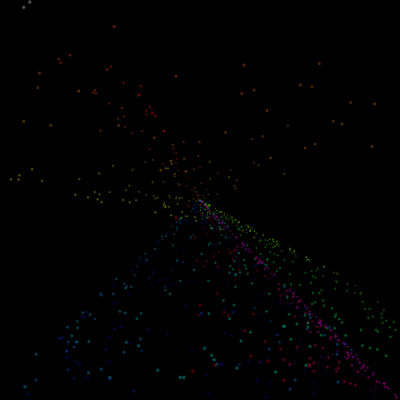
Frame 1 (no input)
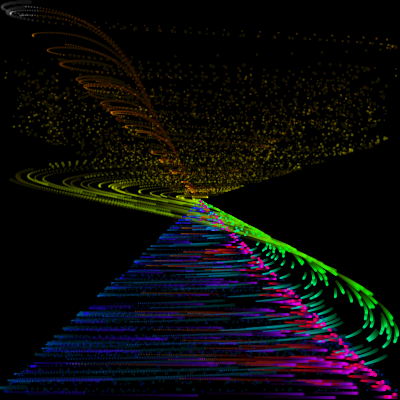
Frame 60 (the mouse pressed at the canvas centre just before this capture)
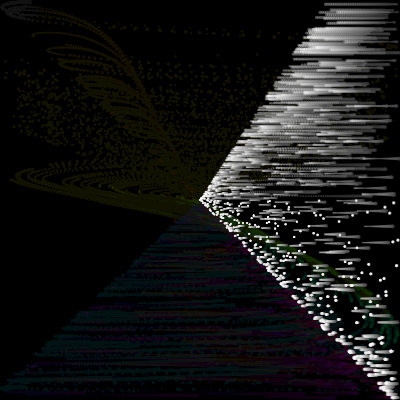
Frame 120 (the mouse held since frame 60 and released just before this capture)

The Processing sketch that drew these frames (run headless with seeded random() and noise(); from frame 60 on, the mouse is pressed at the canvas centre):

// Processing sketch: processing_14031
// ── processing_14031.pde

ArrayList points;
float t = 0;
float dt0 = 0.003;
float dt = dt0;
int rows = 30;
int mode = 0;

class Point {
  float r, a;
  float x, y;
  float d;
  
  Point(int n) {
    //x = map(n / rows, 0, rows, -1, 1) ;
    //y = map(n % rows, 0, rows, -1, 1);
    r = random(0, 1);
    a = random(0, 2 * PI);

    d = 0;
  }
  
  void draw() {
    //float xx = map(x*cos(y*t - cos(t*x)), -1, 1, 0, width);
    //float yy = map(y*cos(x*t - cos(t*y)), -1, 1, 0, height);
    
    calcxy();
    float xx = map(
      x
      , -1, 1, 0, width);
    float yy = map(
      y
      , -1, 1, 0, height);
    d = 1.5 + 2 * r * abs(cos(a + 10 * t));
    
    float col = 0;
    if (dist(mouseX, mouseY, xx, yy) < 40)
      col = 0;
    else
      col = dist(width / 2, height / 2, mouseX, mouseY) / dist(width / 2, height / 2, width, height);
    
    fill((a + 3 * t) % (2 * PI),
      col,
      1,
      0.3
    );
    
    ellipse(xx, yy, d, d);
    //set((int) xx, (int) yy, color(0, 0, 1, 0.1));
  }
  
  void calcxy() {
    switch (mode) {
      case 1:  // Spin
        x = r * cos(a * t);
        y = r * sin(a);
        break;
    
      case 2:  // Potter
        x = r * cos(a * t);
        y = r * sin(a * t);
        break;
    
      case 3:  // Galaxy
        x = r * cos(a * t);
        y = r * t * sin(a * t);
        break;

      case 4:  // Galaxy 2
        x = r * t * cos(a * t);
        y = r * t * sin(a * t);
        break;

      case 5:  // Laser
        x = r * sin(a * t);
        y = r * t * sin(a * t);
        break;
        
      case 6: // Separate
        x = a * sin(r * t);
        y = r * t * sin(a * t);
        break;

      case 7: // Lipats
        x = r * sin(a * t);
        y = r * cos(r * t);
        break;

      case 8: // Spiral
        x = a * sin(a * t);
        y = a * cos(a * t);
        break;

      case 9: // Mboh
        x = a * tan(a * t);
        y = r * cos(a * t);
        break;

      case 10: // 
        x = a * tan(r * t);
        y = r * tan(a * t);
        break;

      case 11: // Plus
        x = r * tan(r * t);
        y = a * tan(a * t);
        break;

      case 12: // Potter 2
        x = r * cos(a + t);
        y = r * sin(a + t);
        break;
        
      case 13: // Galaxy 3
        x = r * t * cos(a + t);
        y = r * t * sin(a + t);
        break;

      case 14: // Galaxy 4
        x = r * exp(t) * cos(a + t);
        y = r * t * sin(a + t);
        break;

      case 15: // Shrink
        x = r * exp(cos(t)) * cos(a + t);
        y = r * exp(cos(t)) * sin(a + t);
        break;

      case 16: // Opo iki
        x = r * (tan(t)) * cos(a + t);
        y = (tan(r * t)) * sin(a + t);
        break;

      case 17: // Krucud
        x = r * cos(a + t);
        y = r * atan(a + t);
        break;

      case 18: 
        x = a * asin(r + tan(t)) * cos(a + t);
        y = r * atan(a + tan(t)) * sin(a + t);
        break;

      case 19: // 
        x = r * cos(14 * (a + t));
        y = r * sin(3 * (a + t));
        break;

      case 20: 
        x = r * cos(exp(cos(a + t)));
        y = r * sin(3 * cos(exp(a + t)));
        break;

      case 21: // 
        x = r * cos((a + t));
        y = r * tan(asin(a * log(t)));
        break;

      case 22: // 
        x = r * tan(a + t);
        y = r * log(t);
        break;

      case 23: // 
        x = r * tan(a + t);
        y = r * tan(a + 3 * t);
        break;

      case 24: // 
        x = r * tan(a + t);
        y = r * tan(3 * (a + t));
        break;

      case 25: // 
        x = r * tan((a + t));
        y = r * tan(cos(a + t));
        break;

      case 26: // 
        x = r * tan(sin(a + t));
        y = r * tan(cos(a + t));
        break;

      case 27: // 
        x = r * tan(a + cos(t));
        y = r * tan((a + t));
        break;

      case 28: // 
        x = r * tan(a + cos(t));
        y = r * cos(a + t + sin(t));
        break;

      default: // 
        x = r * cos(tan(a + exp(t)));
        y = r * sin(log(a + tan(t)));
        break;

    }
  }
}

void setup() {
  size(400, 400);
  colorMode(HSB, 2 * PI, 1, 1, 1);
  smooth();  
  background(0, 0, 0);
  
  noStroke();
  
  points = new ArrayList();
  for (int i = 0; i < rows * rows; i++) {
    points.add(new Point(i));
  }
}

void draw() {
  clear();
  //fill(120, 0, 1, 0.3);
  
  for (int i = 0; i < points.size(); i++) {
    Point p = (Point) points.get(i);
    
    p.draw();
  }
  
  t += dt;
  dt *= 1.001;
}

void clear() {
  fill(0, 0, 0, 0.03);
  rect(0, 0, width, height);
}

void mousePressed() {
  if (mouseButton == LEFT) mode --;
  else mode ++;
  
  if (mode < 0) mode = 29;
  if (mode > 29) mode = 0;
  
  t = 0;
  dt = dt0;
}
